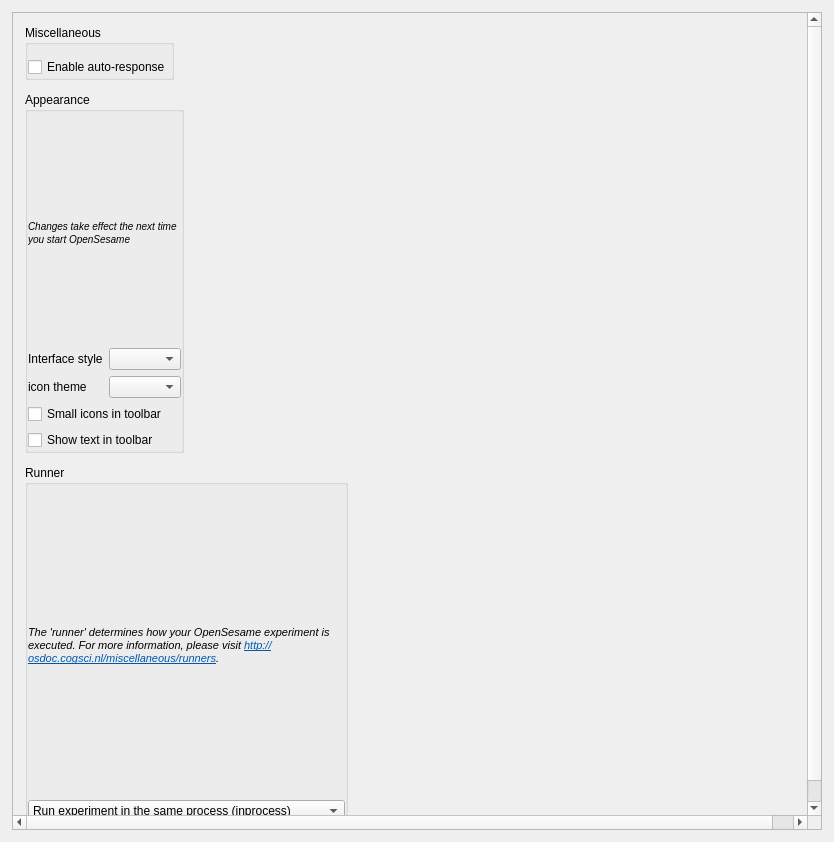
<?xml version="1.0" encoding="UTF-8"?>
<ui version="4.0">
 <class>ui_preferences_widget</class>
 <widget class="QWidget" name="ui_preferences_widget">
  <property name="geometry">
   <rect>
    <x>0</x>
    <y>0</y>
    <width>834</width>
    <height>842</height>
   </rect>
  </property>
  <property name="windowTitle">
   <string>Form</string>
  </property>
  <layout class="QVBoxLayout" name="verticalLayout">
   <property name="spacing">
    <number>0</number>
   </property>
   <property name="margin">
    <number>12</number>
   </property>
   <item>
    <widget class="QScrollArea" name="scrollArea">
     <widget class="QWidget" name="container_widget">
      <property name="geometry">
       <rect>
        <x>0</x>
        <y>0</y>
        <width>816</width>
        <height>824</height>
       </rect>
      </property>
      <layout class="QVBoxLayout" name="layout_preferences">
       <property name="spacing">
        <number>12</number>
       </property>
       <property name="margin">
        <number>12</number>
       </property>
       <item>
        <widget class="QGroupBox" name="groupBox_2">
         <property name="sizePolicy">
          <sizepolicy hsizetype="Fixed" vsizetype="Fixed">
           <horstretch>0</horstretch>
           <verstretch>0</verstretch>
          </sizepolicy>
         </property>
         <property name="title">
          <string>Miscellaneous</string>
         </property>
         <layout class="QGridLayout" name="gridLayout_5">
          <property name="leftMargin">
           <number>0</number>
          </property>
          <property name="topMargin">
           <number>12</number>
          </property>
          <property name="rightMargin">
           <number>0</number>
          </property>
          <property name="bottomMargin">
           <number>0</number>
          </property>
          <property name="verticalSpacing">
           <number>6</number>
          </property>
          <item row="0" column="0">
           <widget class="QCheckBox" name="checkbox_autoresponse">
            <property name="text">
             <string>Enable auto-response</string>
            </property>
           </widget>
          </item>
         </layout>
        </widget>
       </item>
       <item>
        <widget class="QGroupBox" name="groupBox_5">
         <property name="sizePolicy">
          <sizepolicy hsizetype="Fixed" vsizetype="Preferred">
           <horstretch>0</horstretch>
           <verstretch>0</verstretch>
          </sizepolicy>
         </property>
         <property name="title">
          <string>Appearance</string>
         </property>
         <layout class="QGridLayout" name="gridLayout_4">
          <property name="leftMargin">
           <number>0</number>
          </property>
          <property name="topMargin">
           <number>12</number>
          </property>
          <property name="rightMargin">
           <number>0</number>
          </property>
          <property name="bottomMargin">
           <number>0</number>
          </property>
          <item row="0" column="0" colspan="2">
           <widget class="QLabel" name="label_8">
            <property name="text">
             <string>&lt;small&gt;&lt;i&gt;Changes take effect the next time you start OpenSesame&lt;/i&gt;&lt;/small&gt;
</string>
            </property>
            <property name="wordWrap">
             <bool>true</bool>
            </property>
           </widget>
          </item>
          <item row="1" column="0">
           <widget class="QLabel" name="label_2">
            <property name="text">
             <string>Interface style</string>
            </property>
           </widget>
          </item>
          <item row="1" column="1">
           <widget class="QComboBox" name="combobox_style"/>
          </item>
          <item row="2" column="0">
           <widget class="QLabel" name="label_7">
            <property name="text">
             <string>icon theme</string>
            </property>
           </widget>
          </item>
          <item row="2" column="1">
           <widget class="QComboBox" name="combobox_theme"/>
          </item>
          <item row="3" column="0" colspan="2">
           <widget class="QCheckBox" name="checkbox_small_toolbar">
            <property name="text">
             <string>Small icons in toolbar</string>
            </property>
           </widget>
          </item>
          <item row="4" column="0" colspan="2">
           <widget class="QCheckBox" name="checkbox_toolbar_text">
            <property name="text">
             <string>Show text in toolbar</string>
            </property>
           </widget>
          </item>
         </layout>
        </widget>
       </item>
       <item>
        <widget class="QGroupBox" name="groupBox_4">
         <property name="sizePolicy">
          <sizepolicy hsizetype="Fixed" vsizetype="Preferred">
           <horstretch>0</horstretch>
           <verstretch>0</verstretch>
          </sizepolicy>
         </property>
         <property name="title">
          <string>Runner</string>
         </property>
         <layout class="QGridLayout" name="gridLayout">
          <property name="leftMargin">
           <number>0</number>
          </property>
          <property name="topMargin">
           <number>12</number>
          </property>
          <property name="rightMargin">
           <number>0</number>
          </property>
          <property name="bottomMargin">
           <number>0</number>
          </property>
          <item row="0" column="0" colspan="2">
           <widget class="QLabel" name="label">
            <property name="text">
             <string>&lt;html&gt;&lt;head/&gt;&lt;body&gt;&lt;p&gt;&lt;span style=&quot; font-size:8pt; font-style:italic;&quot;&gt;The 'runner' determines how your OpenSesame experiment is executed. For more information, please visit &lt;/span&gt;&lt;a href=&quot;http://osdoc.cogsci.nl/miscellaneous/runners&quot;&gt;&lt;span style=&quot; font-size:8pt; font-style:italic; text-decoration: underline; color:#0057ae;&quot;&gt;http://osdoc.cogsci.nl/miscellaneous/runners&lt;/span&gt;&lt;/a&gt;&lt;span style=&quot; font-size:8pt; font-style:italic;&quot;&gt;.&lt;/span&gt;&lt;/p&gt;&lt;/body&gt;&lt;/html&gt;</string>
            </property>
            <property name="wordWrap">
             <bool>true</bool>
            </property>
           </widget>
          </item>
          <item row="1" column="0" colspan="2">
           <widget class="QComboBox" name="combobox_runner">
            <item>
             <property name="text">
              <string>Run experiment in the same process (inprocess)</string>
             </property>
            </item>
            <item>
             <property name="text">
              <string>Run experiment in a separate process (multiprocess)</string>
             </property>
            </item>
            <item>
             <property name="text">
              <string>Run experiment with opensesamerun (external)</string>
             </property>
            </item>
           </widget>
          </item>
         </layout>
        </widget>
       </item>
      </layout>
     </widget>
    </widget>
   </item>
  </layout>
 </widget>
 <resources/>
 <connections/>
</ui>
